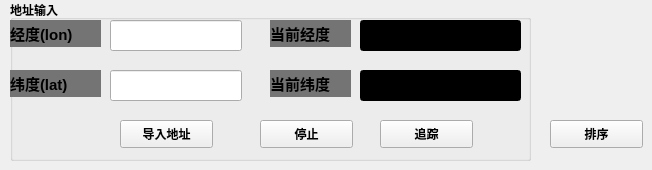
    <widget class="QWidget" name="tab_7">
     <attribute name="title">
      <string>telescope7</string>
     </attribute>
     <widget class="QGroupBox" name="groupBox_9">
      <property name="geometry">
       <rect>
        <x>10</x>
        <y>0</y>
        <width>521</width>
        <height>161</height>
       </rect>
      </property>
      <property name="sizePolicy">
       <sizepolicy hsizetype="Expanding" vsizetype="Fixed">
        <horstretch>0</horstretch>
        <verstretch>0</verstretch>
       </sizepolicy>
      </property>
      <property name="font">
       <font>
        <weight>75</weight>
        <bold>true</bold>
       </font>
      </property>
      <property name="title">
       <string>地址输入</string>
      </property>
      <widget class="QLineEdit" name="lineEdit_34">
       <property name="geometry">
        <rect>
         <x>100</x>
         <y>20</y>
         <width>132</width>
         <height>31</height>
        </rect>
       </property>
       <property name="text">
        <string/>
       </property>
      </widget>
      <widget class="QLineEdit" name="lineEdit_35">
       <property name="geometry">
        <rect>
         <x>100</x>
         <y>70</y>
         <width>132</width>
         <height>31</height>
        </rect>
       </property>
       <property name="text">
        <string/>
       </property>
      </widget>
      <widget class="QLabel" name="label_38">
       <property name="geometry">
        <rect>
         <x>0</x>
         <y>20</y>
         <width>91</width>
         <height>27</height>
        </rect>
       </property>
       <property name="sizePolicy">
        <sizepolicy hsizetype="Preferred" vsizetype="Preferred">
         <horstretch>1</horstretch>
         <verstretch>0</verstretch>
        </sizepolicy>
       </property>
       <property name="font">
        <font>
         <pointsize>11</pointsize>
         <weight>75</weight>
         <bold>true</bold>
        </font>
       </property>
       <property name="styleSheet">
        <string notr="true">background-color: rgb(116, 116, 116);
</string>
       </property>
       <property name="text">
        <string>经度(lon)</string>
       </property>
      </widget>
      <widget class="QLabel" name="label_39">
       <property name="geometry">
        <rect>
         <x>0</x>
         <y>70</y>
         <width>91</width>
         <height>27</height>
        </rect>
       </property>
       <property name="sizePolicy">
        <sizepolicy hsizetype="Preferred" vsizetype="Preferred">
         <horstretch>1</horstretch>
         <verstretch>0</verstretch>
        </sizepolicy>
       </property>
       <property name="font">
        <font>
         <pointsize>11</pointsize>
         <weight>75</weight>
         <bold>true</bold>
        </font>
       </property>
       <property name="styleSheet">
        <string notr="true">background-color: rgb(116, 116, 116);
</string>
       </property>
       <property name="text">
        <string>纬度(lat)</string>
       </property>
      </widget>
      <widget class="QPushButton" name="pb_load_sourceFile_import_7">
       <property name="geometry">
        <rect>
         <x>110</x>
         <y>120</y>
         <width>93</width>
         <height>28</height>
        </rect>
       </property>
       <property name="font">
        <font>
         <weight>75</weight>
         <bold>true</bold>
        </font>
       </property>
       <property name="text">
        <string>导入地址</string>
       </property>
      </widget>
      <widget class="QLineEdit" name="lineEdit_36">
       <property name="geometry">
        <rect>
         <x>350</x>
         <y>20</y>
         <width>161</width>
         <height>31</height>
        </rect>
       </property>
       <property name="font">
        <font>
         <pointsize>12</pointsize>
         <weight>75</weight>
         <bold>true</bold>
        </font>
       </property>
       <property name="styleSheet">
        <string notr="true">color: rgb(0, 170, 0);
background-color: rgb(0, 0, 0);</string>
       </property>
      </widget>
      <widget class="QLineEdit" name="lineEdit_37">
       <property name="geometry">
        <rect>
         <x>350</x>
         <y>70</y>
         <width>161</width>
         <height>31</height>
        </rect>
       </property>
       <property name="font">
        <font>
         <pointsize>12</pointsize>
         <weight>75</weight>
         <bold>true</bold>
        </font>
       </property>
       <property name="styleSheet">
        <string notr="true">color: rgb(0, 170, 0);
background-color: rgb(0, 0, 0);</string>
       </property>
      </widget>
      <widget class="QLabel" name="label_40">
       <property name="geometry">
        <rect>
         <x>260</x>
         <y>20</y>
         <width>81</width>
         <height>27</height>
        </rect>
       </property>
       <property name="sizePolicy">
        <sizepolicy hsizetype="Preferred" vsizetype="Preferred">
         <horstretch>1</horstretch>
         <verstretch>0</verstretch>
        </sizepolicy>
       </property>
       <property name="font">
        <font>
         <pointsize>11</pointsize>
         <weight>75</weight>
         <bold>true</bold>
        </font>
       </property>
       <property name="styleSheet">
        <string notr="true">background-color: rgb(116, 116, 116);
</string>
       </property>
       <property name="text">
        <string>当前经度</string>
       </property>
      </widget>
      <widget class="QLabel" name="label_41">
       <property name="geometry">
        <rect>
         <x>260</x>
         <y>70</y>
         <width>81</width>
         <height>27</height>
        </rect>
       </property>
       <property name="sizePolicy">
        <sizepolicy hsizetype="Preferred" vsizetype="Preferred">
         <horstretch>1</horstretch>
         <verstretch>0</verstretch>
        </sizepolicy>
       </property>
       <property name="font">
        <font>
         <pointsize>11</pointsize>
         <weight>75</weight>
         <bold>true</bold>
        </font>
       </property>
       <property name="styleSheet">
        <string notr="true">background-color: rgb(116, 116, 116);
</string>
       </property>
       <property name="text">
        <string>当前纬度</string>
       </property>
      </widget>
     </widget>
     <widget class="QPushButton" name="track_7">
      <property name="geometry">
       <rect>
        <x>380</x>
        <y>120</y>
        <width>93</width>
        <height>28</height>
       </rect>
      </property>
      <property name="font">
       <font>
        <weight>75</weight>
        <bold>true</bold>
       </font>
      </property>
      <property name="text">
       <string>追踪</string>
      </property>
     </widget>
     <widget class="QPushButton" name="stop_7">
      <property name="geometry">
       <rect>
        <x>260</x>
        <y>120</y>
        <width>93</width>
        <height>28</height>
       </rect>
      </property>
      <property name="font">
       <font>
        <weight>75</weight>
        <bold>true</bold>
       </font>
      </property>
      <property name="text">
       <string>停止</string>
      </property>
     </widget>
     <widget class="QPushButton" name="sort_7">
      <property name="geometry">
       <rect>
        <x>550</x>
        <y>120</y>
        <width>93</width>
        <height>28</height>
       </rect>
      </property>
      <property name="font">
       <font>
        <weight>75</weight>
        <bold>true</bold>
       </font>
      </property>
      <property name="text">
       <string>排序</string>
      </property>
     </widget>
    </widget>
